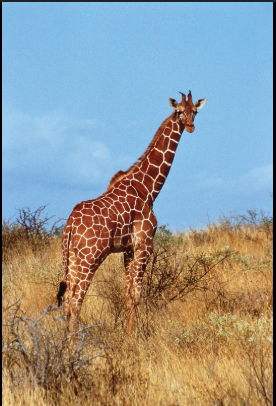
#> input picture COLOR_THRESHOLDING/bgr_image.png, 276 x 406 px
$ jupyter execute color_thresholding.ipynb   (shell and % lines are left out)
#> lines starting #> are read from the running program, lines starting #| are printed output that depends on the picture; after the words box and inside, x2 and y2 are one past the last pixel; in counts of white or black regions, pixels touching at a corner belong together
[cell 1]
import cv2
import numpy as np
import matplotlib.pyplot as plt

[cell 2]
image = cv2.imread("./bgr_image.png")
#> image is the input picture: shape (406, 276, 3); mean B, G, R 148.6, 151.3, 147

[cell 3]
image_rgb = cv2.cvtColor(image,cv2.COLOR_BGR2RGB)
image_hsv = cv2.cvtColor(image,cv2.COLOR_BGR2HSV)
#> image_hsv: shape (406, 276, 3); mean H, S, V 59, 120, 192.4

[cell 4]
plt.imshow(image_hsv)

[cell 5]
plt.imshow(image_rgb)

[cell 6]
lower_white = np.array([0,0,190])
upper_white = np.array([30,80,255])

[cell 7]
mask = cv2.inRange(image_hsv,lower_white,upper_white)
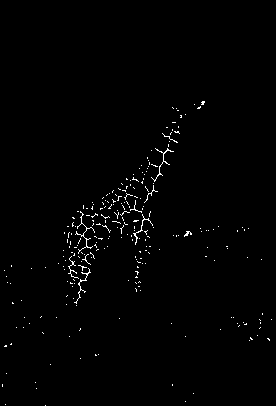
#> mask: shape (406, 276); 0.98% white in thin lines or dots, all inside (x1, y1, x2, y2) = (2, 101, 272, 406)

[cell 8]
plt.imshow(mask)

[cell 9]
black_hsv = np.uint8([[[120,255,0]]])
black_bgr = cv2.cvtColor(black_hsv,cv2.COLOR_HSV2BGR)[0][0]

[cell 10]
image_result = image.copy()
image_result[mask>0] = black_bgr
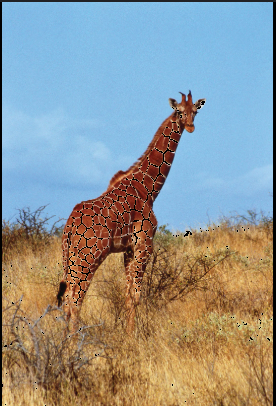
#> image_result: shape (406, 276, 3); 0.98% of pixels changed, all inside (x1, y1, x2, y2) = (2, 101, 272, 406)

[cell 11]
image_result_rgb = cv2.cvtColor(image_result,cv2.COLOR_BGR2RGB)

[cell 12]
plt.imshow(image_result_rgb)

[cell 13]
# Plot
fig, axs = plt.subplots(1,3, figsize=(12,6))

axs[0].imshow(image_rgb)
axs[0].set_title("Original Image")
axs[0].axis('off')

axs[1].imshow(mask)
axs[1].set_title("Mask Image")
axs[1].axis('off')

axs[2].imshow(image_result_rgb)
axs[2].set_title("Output Image")
axs[2].axis('off')

plt.tight_layout()
plt.show()
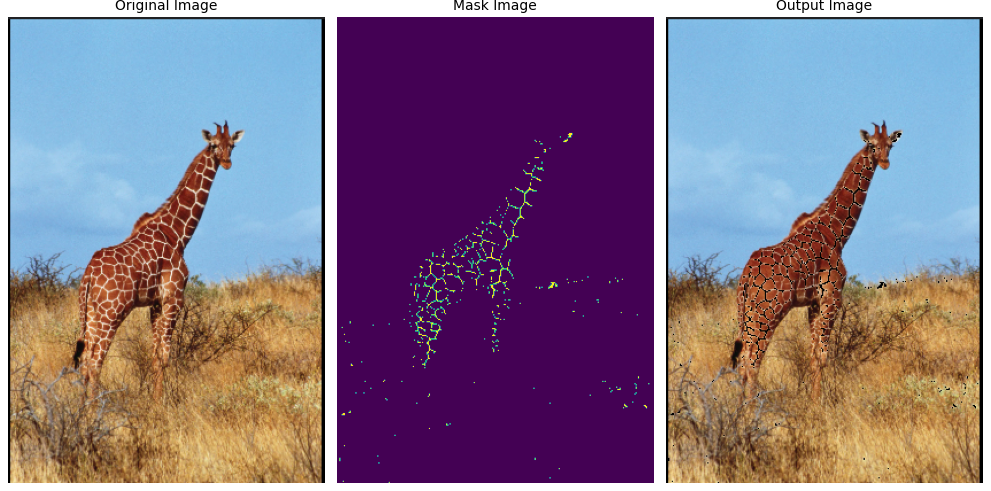
#> figure drawn by matplotlib, 3 panels
